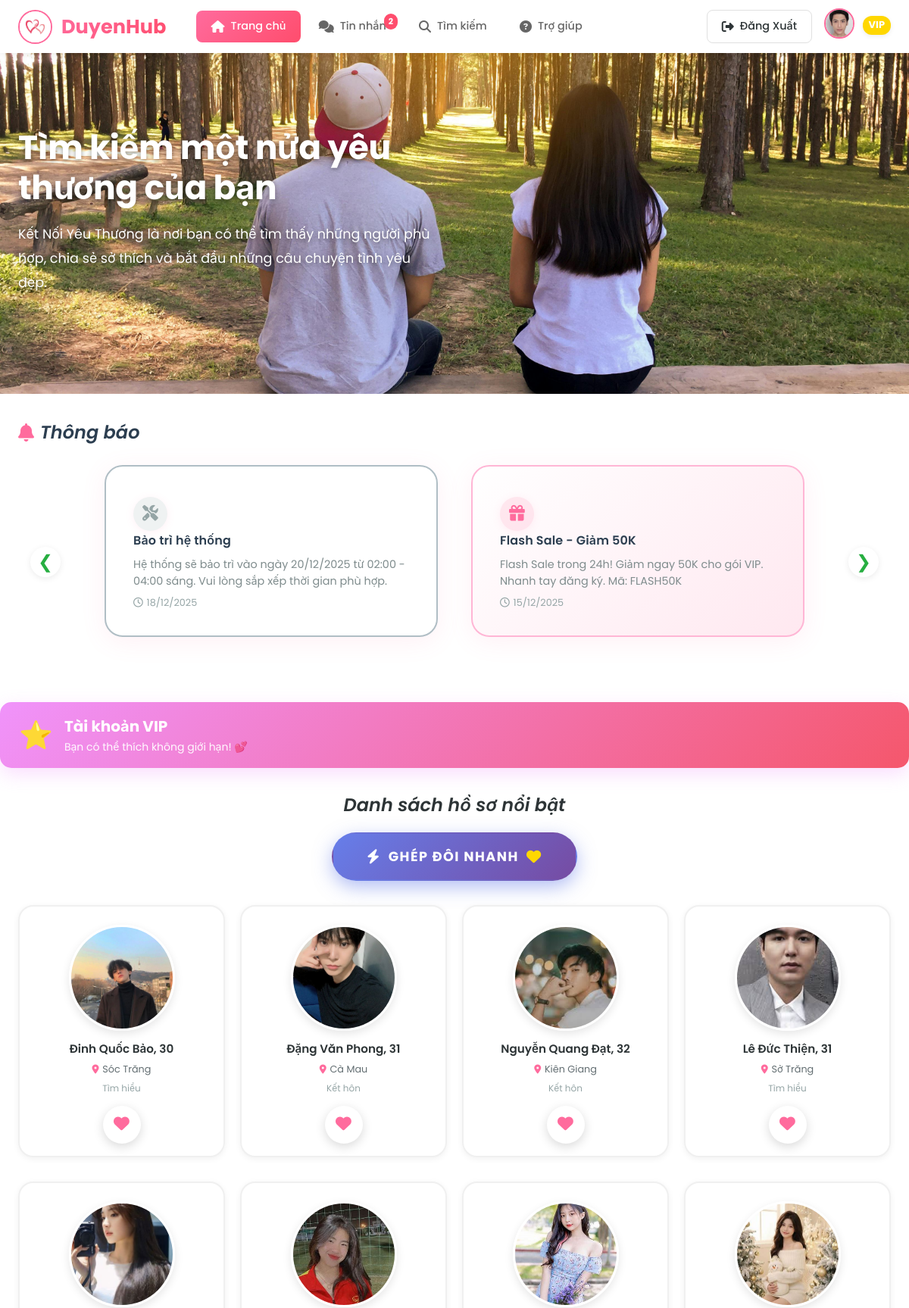
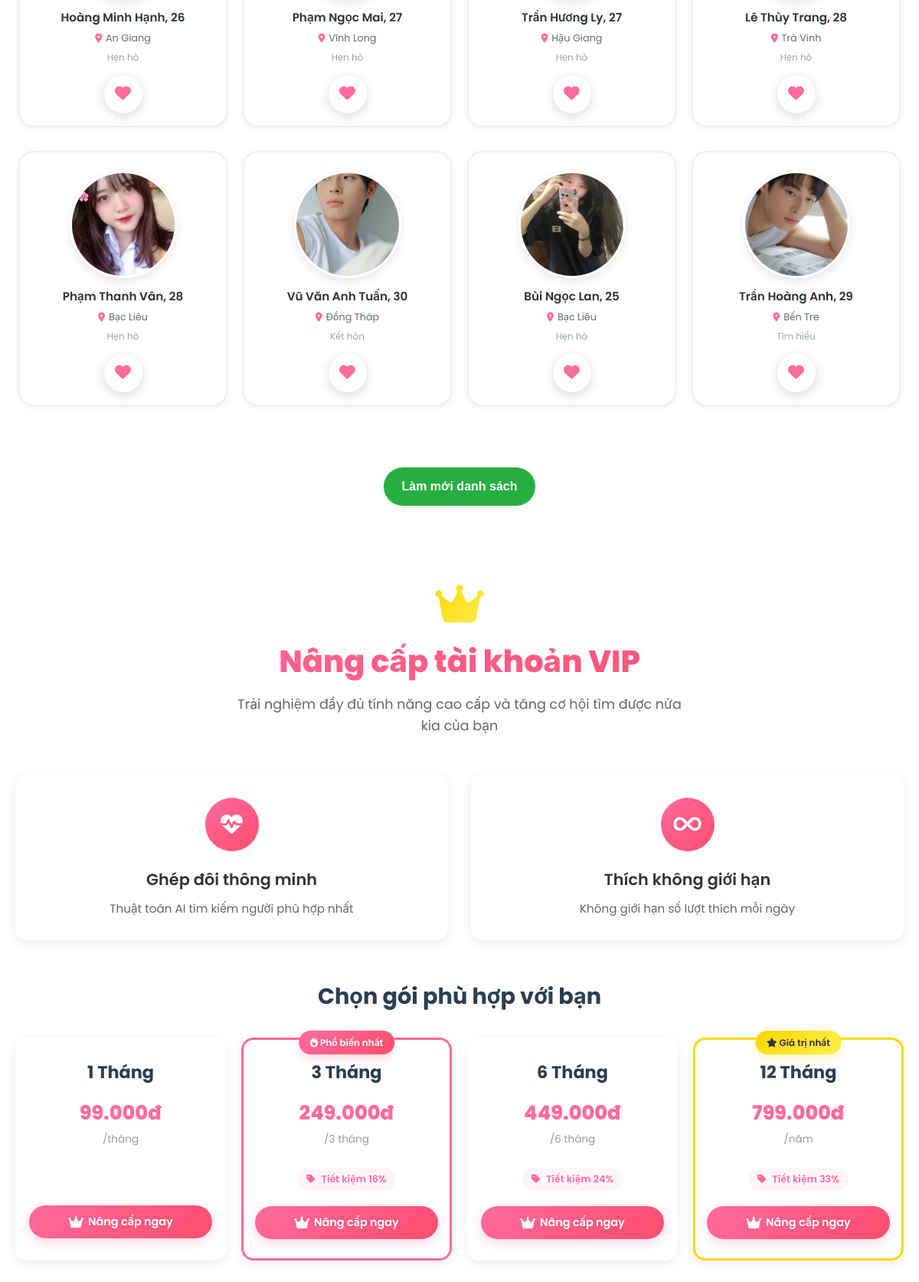
/views/trangchu/index.php (signed in, upper part), run on the app's committed database (2 pictures, top to bottom).
### tables this page shows
CREATE TABLE `hoso` (
  `maHoSo` int(11) NOT NULL,
  `maNguoiDung` int(11) DEFAULT NULL,
  `ten` varchar(100) DEFAULT NULL,
  `ngaySinh` date DEFAULT NULL,
  `gioiTinh` enum('Nam','Nữ') DEFAULT NULL,
  `tinhTrangHonNhan` varchar(50) DEFAULT NULL,
  `canNang` float DEFAULT NULL,
  `chieuCao` float DEFAULT NULL,
  `mucTieuPhatTrien` text DEFAULT NULL,
  `hocVan` varchar(100) DEFAULT NULL,
  `noiSong` varchar(100) DEFAULT NULL,
  `soThich` text DEFAULT NULL,
  `moTa` text DEFAULT NULL,
  `avt` varchar(255) DEFAULT NULL
);

CREATE TABLE `thongbaoheothong` (
  `maThongBao` int(11) NOT NULL,
  `tieuDe` varchar(255) NOT NULL,
  `noiDung` text NOT NULL,
  `loai` enum('info','warning','promotion','maintenance') DEFAULT 'info',
  `doUuTien` enum('low','medium','high','urgent') DEFAULT 'medium',
  `guiToi` enum('all','vip','specific') DEFAULT 'all',
  `maNguoiDungCuThe` text DEFAULT NULL,
  `trangThai` enum('draft','scheduled','sent') DEFAULT 'draft',
  `maAdminTao` int(11) DEFAULT NULL,
  `thoiDiemGui` datetime DEFAULT NULL,
  `thoiDiemTao` datetime DEFAULT current_timestamp()
);

### views/trangchu/index.php (the view, shortened to what the rows shown need)
<?php
require_once '../../models/mSession.php';
require_once '../../models/mProfile.php';
require_once '../../models/mLike.php';
require_once '../../models/mNotification.php';
require_once '../../models/mVIP.php';
$currentUserId = Session::getUserId();
$profileModel = new Profile();
$likeModel = new Like();
$notificationModel = new Notification();
$currentUserProfile = $profileModel->getProfile($currentUserId);
$likedUserIds = $likeModel->getLikedUserIds($currentUserId);
$whoLikedMeIds = $likeModel->getUserIdsWhoLikedMe($currentUserId);
require_once '../../models/mBlock.php';
$blockModel = new Block();
$blockedUserIds = $blockModel->getBlockedUserIds($currentUserId);
$whoBlockedMeIds = $blockModel->getUserIdsWhoBlockedMe($currentUserId);
require_once '../../models/mMatch.php';
$matchModel = new MatchModel();
$myMatches = $matchModel->getMyMatches($currentUserId);
$matchedUserIds = array_map(function($match) {
    return $match['maNguoiDung'];
}, $myMatches);
$excludeIds = array_unique(array_merge(
    [$currentUserId],
    $likedUserIds,
    $whoLikedMeIds,
    $blockedUserIds,
    $whoBlockedMeIds,
    $matchedUserIds
));
$allProfiles = $profileModel->getAllProfiles(12, 0, $excludeIds);
$systemNotifications = $notificationModel->getSystemNotifications(3);
$isVIP = $vipModel->isVIP($currentUserId);
?>
<!DOCTYPE html>
<html lang="vi">
<head>
    <link rel="stylesheet" href="https://cdnjs.cloudflare.com/ajax/libs/font-awesome/6.4.0/css/all.min.css">
    <link rel="stylesheet" href="../../public/css/trangchu.css?v=<?php echo time(); ?>">
    <link rel="stylesheet" href="../../public/css/search-modal.css">
</head>
<body>
    <div class="page-wrapper">
    <header class="main-header">
        <div class="header-container">
            <div class="header-right">
                <div class="user-menu-wrapper">
                    <img src="../../<?php echo htmlspecialchars($currentUserProfile['avt']); ?>" alt="User" class="user-avatar" id="userAvatar">
                    <?php if ($isVIP): ?>
                        <span class="vip-badge-header">VIP</span>
                    <?php endif; ?>
                </div>
            </div>
        </div>
    </header>
    <section class="hero-section">
        <div class="hero-content">
            <div class="hero-text">
                <h1 style="color:#fff;">Tìm kiếm một nửa yêu thương của bạn</h1>
            </div>
        </div>
    </section>
    <?php if (!empty($systemNotifications)): ?>
    <section class="notifications-section">
        <div class="section-header">
            <h2><i class="fas fa-bell"></i> Thông báo</h2>
        </div>
        <div class="notifications-carousel-wrapper">
            <div class="notifications-carousel" id="notificationsCarousel">
                <?php foreach ($systemNotifications as $notification): ?>
                    <?php
                        $iconClass = '';
                        $notifClass = '';
                        switch($notification['loai']) {
                            case 'promotion':
                                $iconClass = 'fa-gift';
                                $notifClass = 'promotion';
                                break;
                            case 'maintenance':
                                $iconClass = 'fa-tools';
                                $notifClass = 'maintenance';
                                break;
                        }
                    ?>
                    <div class="notification-card <?php echo $notifClass; ?>">
                        <div class="notification-icon">
                            <i class="fas <?php echo $iconClass; ?>"></i>
                        </div>
                        <div class="notification-content">
                            <h3><?php echo htmlspecialchars($notification['tieuDe']); ?></h3>
                            <p><?php echo htmlspecialchars($notification['noiDung']); ?></p>
                            <span class="notification-time">
                                <i class="far fa-clock"></i>
                                <?php
                                    $time = strtotime($notification['thoiDiemGui'] ?? $notification['thoiDiemTao']);
                                    $now = time();
                                    $diff = $now - $time;
                                    if ($diff < 3600) {
                                        echo floor($diff / 60) . ' phút trước';
                                    } elseif ($diff < 86400) {
                                        echo floor($diff / 3600) . ' giờ trước';
                                    } else {
                                        echo date('d/m/Y', $time);
                                    }
                                ?>
                            </span>
                        </div>
                    </div>
                <?php endforeach; ?>
            </div>
        </div>
    </section>
    </div>
    <?php endif; ?>
    <section class="profiles-section">
        <div class="section-header">
            <h2>Danh sách hồ sơ nổi bật</h2>
        </div>
        <div class="profiles-grid">
            <?php if (empty($allProfiles)): ?>
                <div style="grid-column: 1 / -1; text-align: center; padding: 60px 20px;">
                    <div style="font-size: 80px; color: #ddd; margin-bottom: 20px;">
                        <i class="fas fa-heart-broken"></i>
                    </div>
                    <h3 style="color: #7f8c8d; font-size: 24px; margin-bottom: 10px;">Không còn hồ sơ mới</h3>
                    <p style="color: #95a5a6; font-size: 16px;">Bạn đã xem hết tất cả các hồ sơ hiện có. Hãy quay lại sau để khám phá thêm!</p>
                </div>
            <?php else: ?>
                <?php foreach ($allProfiles as $profile): ?>
                    <?php
                        $age = $profileModel->calculateAge($profile['ngaySinh']);
                        $avatarSrc = !empty($profile['avt']) ? '../../' . htmlspecialchars($profile['avt']) : 'https://i.pravatar.cc/200';
                    ?>
                    <div class="profile-card" data-user-id="<?php echo $profile['maNguoiDung']; ?>" onclick="viewProfile(<?php echo $profile['maNguoiDung']; ?>)">
                        <div class="profile-avatar-wrapper">
                            <img src="<?php echo $avatarSrc; ?>" alt="<?php echo htmlspecialchars($profile['ten']); ?>">
                        </div>
                        <div class="profile-info">
                            <h3><?php echo htmlspecialchars($profile['ten']); ?>, <?php echo $age; ?></h3>
                            <p class="profile-location"><i class="fas fa-map-marker-alt"></i> <?php echo htmlspecialchars($profile['noiSong']); ?></p>
                            <p class="profile-status"><?php echo htmlspecialchars($profile['mucTieuPhatTrien']); ?></p>
                        </div>
                        <button class="btn-like" onclick="event.stopPropagation(); likeProfile(<?php echo $profile['maNguoiDung']; ?>)"><i class="fas fa-heart"></i></button>
                    </div>
                <?php endforeach; ?>
            <?php endif; ?>
        </div>
    </section>
    <section class="vip-upgrade-section">
        <div class="vip-upgrade-container">
            <div class="vip-header">
                <h2>Nâng cấp tài khoản VIP</h2>
            </div>
        </div>
    </section>
</body>
</html>

### data on the page
hoso: avt (picture)
thongbaoheothong: tieuDe "Bảo trì hệ thống", noiDung "Hệ thống sẽ bảo trì vào ngày 20/12/2025 từ 02:00 - 04:00 sáng. Vui lòng sắp xếp thời gian phù hợp.", thoiDiemGui "18/12/2025"
thongbaoheothong: tieuDe "Flash Sale - Giảm 50K", noiDung "Flash Sale trong 24h! Giảm ngay 50K cho gói VIP. Nhanh tay đăng ký. Mã: FLASH50K", thoiDiemGui "15/12/2025"
hoso: avt (picture), ten "Đinh Quốc Bảo", ngaySinh "30", noiSong "Sóc Trăng", mucTieuPhatTrien "Tìm hiểu"
hoso: avt (picture), ten "Đặng Văn Phong", ngaySinh "31", noiSong "Cà Mau", mucTieuPhatTrien "Kết hôn"
hoso: avt (picture), ten "Nguyễn Quang Đạt", ngaySinh "32", noiSong "Kiên Giang", mucTieuPhatTrien "Kết hôn"
hoso: avt (picture), ten "Lê Đức Thiện", ngaySinh "31", noiSong "Sở Trăng", mucTieuPhatTrien "Tìm hiểu"
hoso: avt (picture), ten "Hoàng Minh Hạnh", ngaySinh "26", noiSong "An Giang", mucTieuPhatTrien "Hẹn hò"
hoso: avt (picture), ten "Phạm Ngọc Mai", ngaySinh "27", noiSong "Vĩnh Long", mucTieuPhatTrien "Hẹn hò"
hoso: avt (picture), ten "Trần Hương Ly", ngaySinh "27", noiSong "Hậu Giang", mucTieuPhatTrien "Hẹn hò"
hoso: avt (picture), ten "Lê Thùy Trang", ngaySinh "28", noiSong "Trà Vinh", mucTieuPhatTrien "Hẹn hò"
hoso: avt (picture), ten "Phạm Thanh Vân", ngaySinh "28", noiSong "Bạc Liêu", mucTieuPhatTrien "Hẹn hò"
hoso: avt (picture), ten "Vũ Văn Anh Tuấn", ngaySinh "30", noiSong "Đồng Tháp", mucTieuPhatTrien "Kết hôn"
hoso: avt (picture), ten "Bùi Ngọc Lan", ngaySinh "25", noiSong "Bạc Liêu", mucTieuPhatTrien "Hẹn hò"
hoso: avt (picture), ten "Trần Hoàng Anh", ngaySinh "29", noiSong "Bến Tre", mucTieuPhatTrien "Tìm hiểu"

### other printed values
$totalNotifications "2"
